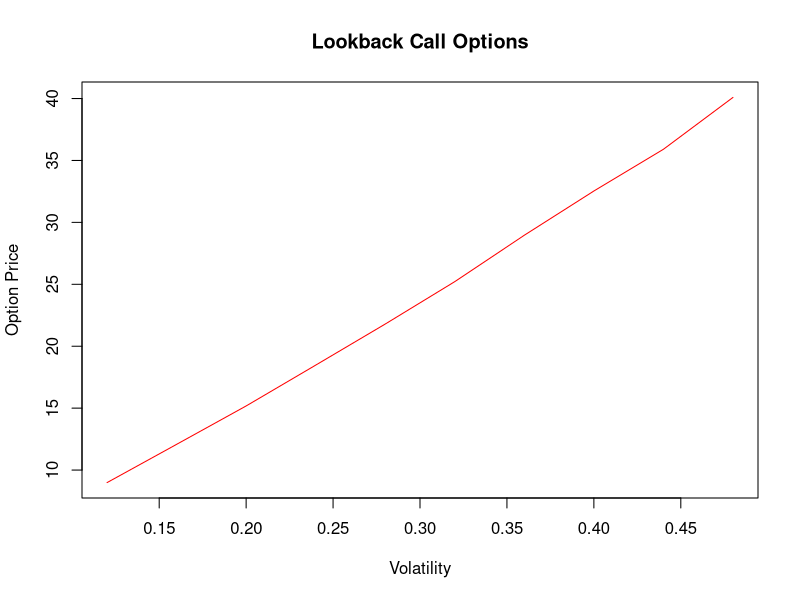
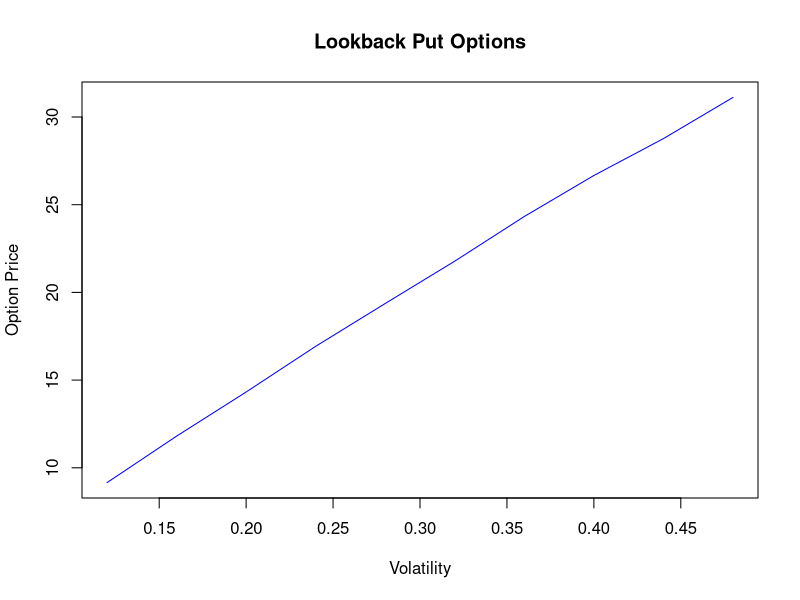
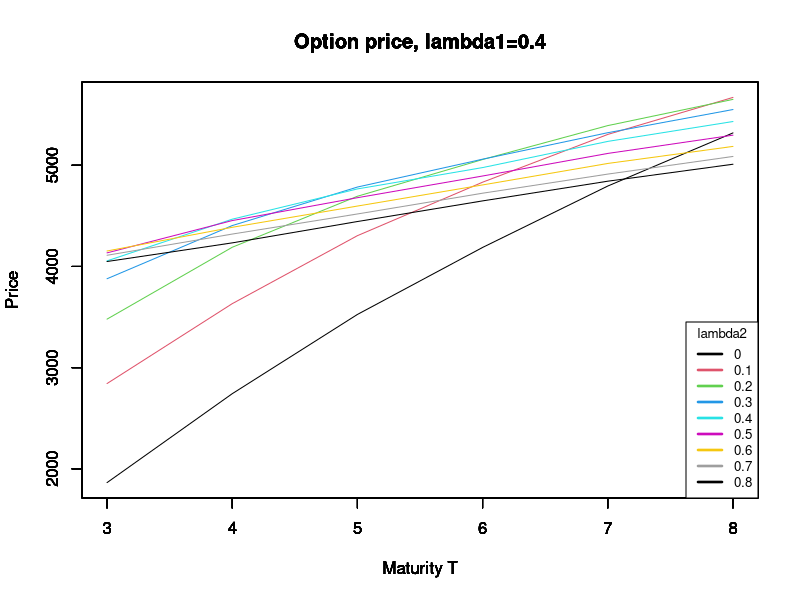
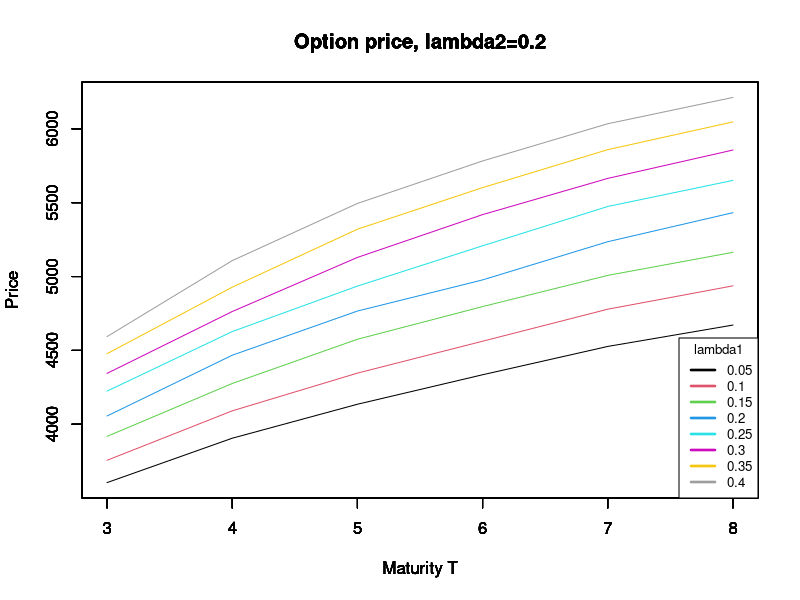
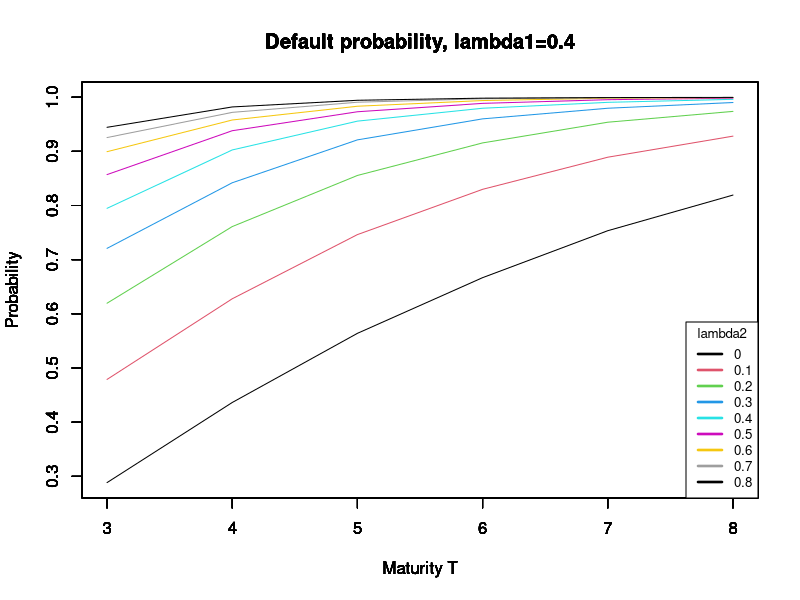
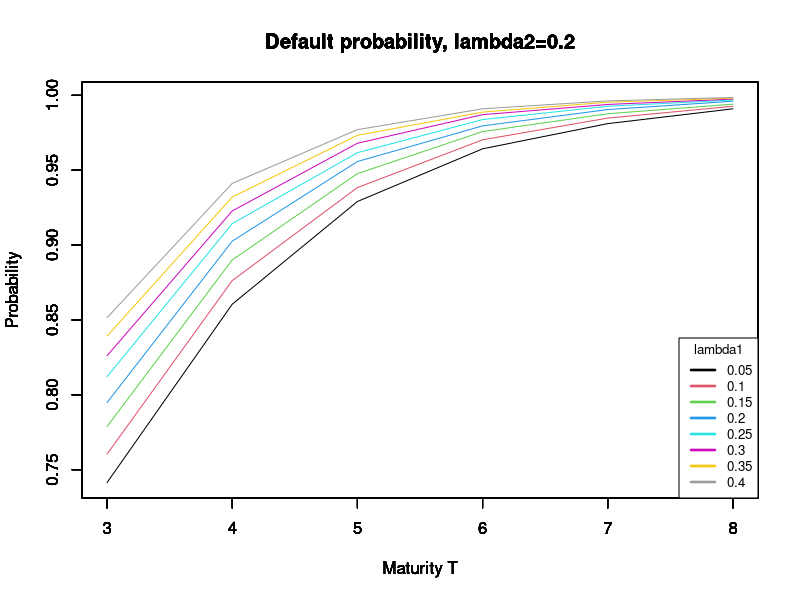
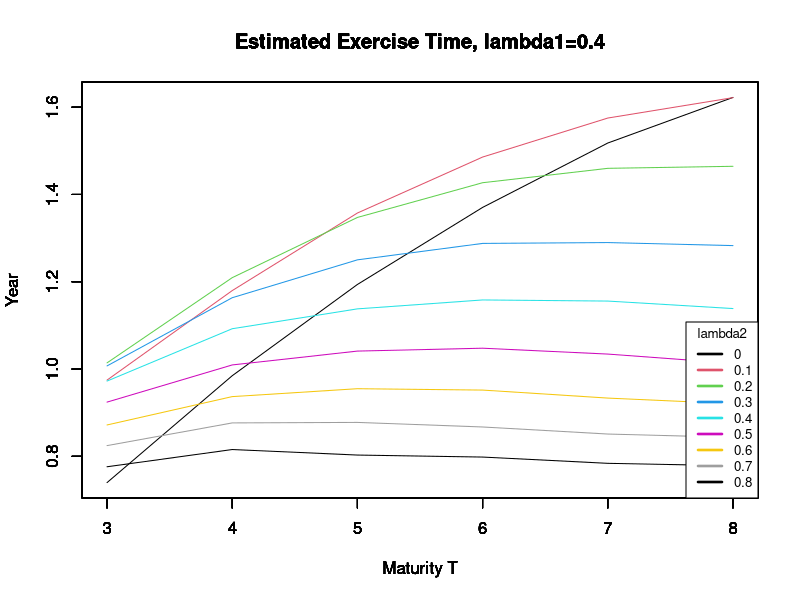
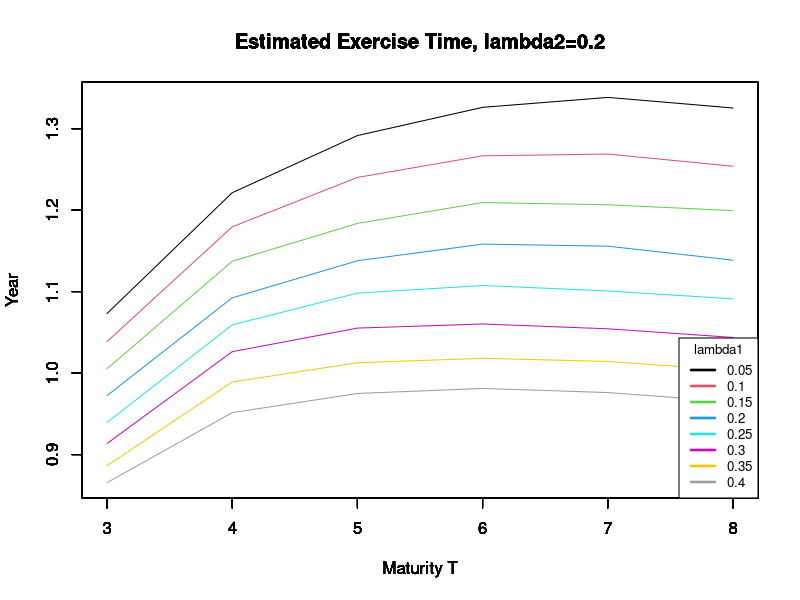

Source code (R) for these figures, in order:
#title : 405-Computational Methods HW6
#author: Ming-Hao Yu
#date  : 2018-02-21

FixStrikeLookbackOption <- function(s0, k, sigma, r, t, n, paths, seed, option="Call") {
    #s0: stock price, sigma: volatility, r: intereset rate, t: matrity time
    #n: steps, paths: times of simulations, seed: random generate seed, payoff: Call/Put
    set.seed(seed)
    dt <- t/n
    w1 <- sqrt(dt)*rnorm(paths/2*n)
    w <- c(w1, -w1)
    dwTable <- matrix(nrow=paths, ncol=n)
    stockPriceTable <- matrix(nrow=paths, ncol=n+1, s0)
    smax <- smin <- vector(length=paths)
    payoff <- vector(length=paths)
    
    #generate dw
    for(i in 1:paths) {
        dwTable[i, ] <- w[((i-1)*n+1):(i*n)]
    }
    #use simulated random walks to generate simulated stock prices
    for(i in 1:n) {
        stockPriceTable[, i+1] <- stockPriceTable[, i] + r*stockPriceTable[, i]*dt + sigma*stockPriceTable[, i]*dwTable[, i]
    }
    
    #get Smax at each path
    for(i in 1:paths) {
        smax[i] <- max(stockPriceTable[i,])
        smin[i] <- min(stockPriceTable[i,])
    }
    
    #calculate option prices
    if(toupper(option)=="CALL") {
        for(i in 1:paths) {
            payoff[i] <- max(smax[i]-k,0)
        }
    }
    else if(toupper(option)=="PUT") {
        for(i in 1:paths) {
            payoff[i] <- max(k-smin[i],0)
        }
    }
    else{cat("[No", option, "type of option.")}
    
    return(exp(-r*t)*mean(payoff))
}  

Problem1 <- function(seed) {
    s0 <- 98
    k <- 100
    t <- 1
    r <- 0.03
    paths <- 10000 #times of simulation
    n <- 200 #steps
    sigma <- seq(0.12,0.48, by=0.04)
    call <- vector(length=length(sigma))
    put <- vector(length=length(sigma))
    set.seed(seed)
    randseed <- round(runif(length(sigma))*10000)
    
    
    for(i in 1:length(sigma)) {
        call[i] <- FixStrikeLookbackOption(s0=s0, k=k, sigma=sigma[i], r=r, t=t, n=n, paths=paths, seed=randseed[i], option="Call")
        put[i] <- FixStrikeLookbackOption(s0=s0, k=k, sigma=sigma[i], r=r, t=t, n=n, paths=paths, seed=randseed[i], option="Put")
    }
    plot(y=call, x=sigma, main="Lookback Call Options", xlab="Volatility", ylab="Option Price", col="red", type="l")
    plot(y=put, x=sigma, main="Lookback Put Options", xlab="Volatility", ylab="Option Price", col="blue", type="l")
    return(list(Call=call, Put=put))
}

Problem2 <- function(lambda1, lambda2, T) {
    V0 <- 20000
    L0 <- 22000
    mu <- -0.1
    sigma <- 0.2
    gamma <- -0.4
    r0 <- 0.02
    delta <- 0.25
    alpha <- 0.7
    epsilon <- 0.95
    beta <- (epsilon-alpha)/T
    R <- r0+delta*lambda2
    r <- R/12
    n <- T*12
    PMT <- L0*r/(1-1/(1+r)^n)
    a <- PMT/r
    b <- PMT/(r*(1+r)^n)
    c <- 1+r
    
    set.seed(0)
    randomseed <- round(runif(3)*10000) #generate random seed from random variable distrbutions 
    paths <- 10000 #times of simulation
    steps <- 200 #steps
    dt <- T/steps
    
    set.seed(randomseed[1])
    w <- sqrt(dt)*rnorm(paths*steps)
    set.seed(randomseed[2])
    J <- rpois(n=paths*steps, lambda1*dt)
    set.seed(randomseed[3])
    N <- rpois(n=paths*steps, lambda2*dt)
    dwTable <- matrix(nrow=paths, ncol=steps)
    dJTable <- matrix(nrow=paths, ncol=steps)
    dNTable <- matrix(nrow=paths, ncol=steps)
    VTable <- matrix(nrow=paths, ncol=steps+1, V0)
    L <- rep(L0, steps+1)
    qt <- rep(epsilon,steps+1)
    
    Q <- vector(length=paths)
    S <- vector(length=paths)
    payoff <- vector(length=paths)
    exerciseTime <- vector(length=paths)
    #generate dw, dJ, dN table
    for(i in 1:paths) {
        dwTable[i, ] <- w[((i-1)*steps+1):(i*steps)]
        dJTable[i, ] <- J[((i-1)*steps+1):(i*steps)]
        dNTable[i, ] <- N[((i-1)*steps+1):(i*steps)]
    }
    
    #simulate each steps of V process: dVt=mu*Vt-*dt+sigma*Vt-*dWt+gamma*Vt-*dJt
    for(i in 1:steps) {
        VTable[, i+1] <- VTable[, i] + mu*VTable[, i]*dt + sigma*VTable[, i]*dwTable[, i] + gamma*VTable[, i]*dJTable[, i]
        L[i] <- a-b*c^(12*(i-1)*dt)
        qt[i] <- alpha+beta*(i-1)*dt
    }
    
    qt[1] <- alpha
    L[1] <- L0
    L[steps+1] <- 0
    qt[steps+1] <- epsilon
    
    #calculate Q and S
    for(i in 1:paths) {
        #calculate exercise time
        exerciseT1 <- which(VTable[i,] <= qt*L)
        exerciseT2 <- which(dNTable[i,]>0)
        Q[i] <- ifelse(length(exerciseT1)==0, steps, min(exerciseT1))
        S[i] <- ifelse(length(exerciseT2)==0, steps, min(exerciseT2))
        
        #calculate payoff
        exerciseTime[i] <- min(Q[i],S[i])
        if(exerciseTime[i]==200) {
            payoff[i] <- 0
        }
        else if(Q[i]<S[i]) {
            payoff[i] <- exp(-r0*Q[i]*dt)*max(L[Q[i]]-epsilon*VTable[i,Q[i]], 0)
        }
        else if(Q[i]==S[i]){
            payoff[i] <- max(max(L[Q[i]]-epsilon*VTable[i,Q[i]], 0), abs(L[S[i]]-epsilon*VTable[i,S[i]]))
        }
        else {
            payoff[i] <- exp(-r0*S[i]*dt)*abs(L[S[i]]-epsilon*VTable[i,S[i]])
        }
    }
    
    D <- mean(payoff)
    Prob <- length(which(exerciseTime!=200))/paths
    Et <- mean(exerciseTime[which(exerciseTime!=200)]/steps*T)
    return(list(D=D, Prob=Prob, Et=Et))
}

Problem1(0)
Problem2(lambda1=0.2, lambda2=0.4, T=5)

lambda1 <- seq(0.05,0.4, by=0.05)
lambda2 <- seq(0, 0.8, by=0.1)
T <- seq(3,8,by=1)

price1 <- matrix(nrow=length(lambda2), ncol=length(T))
price2 <- matrix(nrow=length(lambda1), ncol=length(T))
Prob1 <- matrix(nrow=length(lambda2), ncol=length(T))
Prob2 <- matrix(nrow=length(lambda1), ncol=length(T))
Et1 <- matrix(nrow=length(lambda2), ncol=length(T))
Et2 <- matrix(nrow=length(lambda1), ncol=length(T))
colnames(price1) <- T
rownames(price1) <- lambda2
colnames(price2) <- T
rownames(price2) <- lambda1
colnames(Prob1) <- T
rownames(Prob1) <- lambda2
colnames(Prob2) <- T
rownames(Prob2) <- lambda1
colnames(Et1) <- T
rownames(Et1) <- lambda2
colnames(Et2) <- T
rownames(Et2) <- lambda1
for(i in 1:length(lambda2)) {
    for(j in 1:length(T)) {
        ans <- Problem2(lambda1=0.2, lambda2=lambda2[i], T[j])
        price1[i, j] <- ans$D
        Prob1[i, j] <- ans$Prob
        Et1[i, j] <- ans$Et
    }
}
for(i in 1:length(lambda1)) {
    for(j in 1:length(T)) {
        ans <- Problem2(lambda1=lambda1[i], lambda2=0.4, T[j])
        price2[i, j] <- ans$D
        Prob2[i, j] <- ans$Prob
        Et2[i, j] <- ans$Et
    }
}

###### Plots #####
### Price vs T
ylim <- c(min(price1), max(price1))
for(i in 1:length(lambda2)) {
    plot(y=price1[i,], x=T, main="Option price, lambda1=0.4", xlab="Maturity T", ylab="Price", col=i, type="l", ylim=ylim)
    par(new=TRUE)
}
par(new=FALSE)
legend("bottomright", legend=lambda2, title="lambda2", col=seq(1,length(lambda2)), lwd=2.5, cex=0.8)

ylim <- c(min(price2), max(price2))
for(i in 1:length(lambda1)) {
    plot(y=price2[i,], x=T, main="Option price, lambda2=0.2", xlab="Maturity T", ylab="Price", col=i, type="l", ylim=ylim)
    par(new=TRUE)
}
par(new=FALSE)
legend("bottomright", legend=lambda1, title="lambda1", col=seq(1,length(lambda1)), lwd=2.5, cex=0.8)

### Probability vs T
ylim <- c(min(Prob1), max(Prob1))
for(i in 1:length(lambda2)) {
  plot(y=Prob1[i,], x=T, main="Default probability, lambda1=0.4", xlab="Maturity T", ylab="Probability", col=i, type="l", ylim=ylim)
  par(new=TRUE)
}
par(new=FALSE)
legend("bottomright", legend=lambda2, title="lambda2", col=seq(1,length(lambda2)), lwd=2.5, cex=0.8)

ylim <- c(min(Prob2), max(Prob2))
for(i in 1:length(lambda1)) {
  plot(y=Prob2[i,], x=T, main="Default probability, lambda2=0.2", xlab="Maturity T", ylab="Probability", col=i, type="l", ylim=ylim)
  par(new=TRUE)
}
par(new=FALSE)
legend("bottomright", legend=lambda1, title="lambda1", col=seq(1,length(lambda1)), lwd=2.5, cex=0.8)

###  Estimated Exercise Time vs T
ylim <- c(min(Et1), max(Et1))
for(i in 1:length(lambda2)) {
  plot(y=Et1[i,], x=T, main="Estimated Exercise Time, lambda1=0.4", xlab="Maturity T", ylab="Year", col=i, type="l", ylim=ylim)
  par(new=TRUE)
}
par(new=FALSE)
legend("bottomright", legend=lambda2, title="lambda2", col=seq(1,length(lambda2)), lwd=2.5, cex=0.8)

ylim <- c(min(Et2), max(Et2))
for(i in 1:length(lambda1)) {
  plot(y=Et2[i,], x=T, main="Estimated Exercise Time, lambda2=0.2", xlab="Maturity T", ylab="Year", col=i, type="l", ylim=ylim)
  par(new=TRUE)
}
par(new=FALSE)
legend("bottomright", legend=lambda1, title="lambda1", col=seq(1,length(lambda1)), lwd=2.5, cex=0.8)
